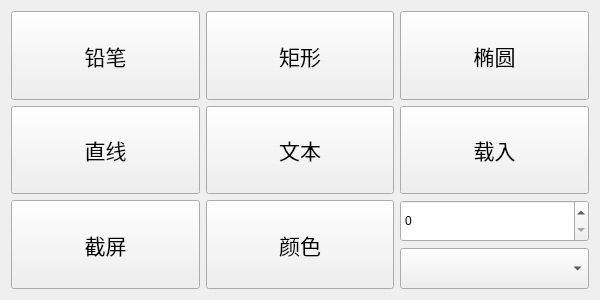
<?xml version="1.0" encoding="UTF-8"?>
<ui version="4.0">
 <class>SetBoard</class>
 <widget class="QWidget" name="SetBoard">
  <property name="geometry">
   <rect>
    <x>0</x>
    <y>0</y>
    <width>600</width>
    <height>300</height>
   </rect>
  </property>
  <property name="windowTitle">
   <string>画板设置</string>
  </property>
  <layout class="QGridLayout" name="gridLayout_2">
   <item row="0" column="0">
    <layout class="QGridLayout" name="gridLayout">
     <item row="0" column="1">
      <widget class="QPushButton" name="s2">
       <property name="sizePolicy">
        <sizepolicy hsizetype="Expanding" vsizetype="Expanding">
         <horstretch>0</horstretch>
         <verstretch>0</verstretch>
        </sizepolicy>
       </property>
       <property name="font">
        <font>
         <family>微软雅黑</family>
         <pointsize>16</pointsize>
        </font>
       </property>
       <property name="text">
        <string>矩形</string>
       </property>
       <property name="checkable">
        <bool>true</bool>
       </property>
       <property name="checked">
        <bool>false</bool>
       </property>
      </widget>
     </item>
     <item row="2" column="1">
      <widget class="QPushButton" name="s8">
       <property name="sizePolicy">
        <sizepolicy hsizetype="Expanding" vsizetype="Expanding">
         <horstretch>0</horstretch>
         <verstretch>0</verstretch>
        </sizepolicy>
       </property>
       <property name="font">
        <font>
         <family>微软雅黑</family>
         <pointsize>16</pointsize>
        </font>
       </property>
       <property name="text">
        <string>颜色</string>
       </property>
      </widget>
     </item>
     <item row="1" column="1">
      <widget class="QPushButton" name="s5">
       <property name="sizePolicy">
        <sizepolicy hsizetype="Expanding" vsizetype="Expanding">
         <horstretch>0</horstretch>
         <verstretch>0</verstretch>
        </sizepolicy>
       </property>
       <property name="font">
        <font>
         <family>微软雅黑</family>
         <pointsize>16</pointsize>
        </font>
       </property>
       <property name="text">
        <string>文本</string>
       </property>
       <property name="checkable">
        <bool>true</bool>
       </property>
       <property name="checked">
        <bool>false</bool>
       </property>
      </widget>
     </item>
     <item row="2" column="0">
      <widget class="QPushButton" name="s7">
       <property name="sizePolicy">
        <sizepolicy hsizetype="Expanding" vsizetype="Expanding">
         <horstretch>0</horstretch>
         <verstretch>0</verstretch>
        </sizepolicy>
       </property>
       <property name="font">
        <font>
         <family>微软雅黑</family>
         <pointsize>16</pointsize>
        </font>
       </property>
       <property name="text">
        <string>截屏</string>
       </property>
      </widget>
     </item>
     <item row="1" column="0">
      <widget class="QPushButton" name="s4">
       <property name="sizePolicy">
        <sizepolicy hsizetype="Expanding" vsizetype="Expanding">
         <horstretch>0</horstretch>
         <verstretch>0</verstretch>
        </sizepolicy>
       </property>
       <property name="font">
        <font>
         <family>微软雅黑</family>
         <pointsize>16</pointsize>
        </font>
       </property>
       <property name="text">
        <string>直线</string>
       </property>
       <property name="checkable">
        <bool>true</bool>
       </property>
       <property name="checked">
        <bool>false</bool>
       </property>
      </widget>
     </item>
     <item row="0" column="0">
      <widget class="QPushButton" name="s1">
       <property name="sizePolicy">
        <sizepolicy hsizetype="Expanding" vsizetype="Expanding">
         <horstretch>0</horstretch>
         <verstretch>0</verstretch>
        </sizepolicy>
       </property>
       <property name="font">
        <font>
         <family>微软雅黑</family>
         <pointsize>16</pointsize>
        </font>
       </property>
       <property name="text">
        <string>铅笔</string>
       </property>
       <property name="checkable">
        <bool>true</bool>
       </property>
       <property name="checked">
        <bool>false</bool>
       </property>
      </widget>
     </item>
     <item row="0" column="2">
      <widget class="QPushButton" name="s3">
       <property name="sizePolicy">
        <sizepolicy hsizetype="Expanding" vsizetype="Expanding">
         <horstretch>0</horstretch>
         <verstretch>0</verstretch>
        </sizepolicy>
       </property>
       <property name="font">
        <font>
         <family>微软雅黑</family>
         <pointsize>16</pointsize>
        </font>
       </property>
       <property name="text">
        <string>椭圆</string>
       </property>
       <property name="checkable">
        <bool>true</bool>
       </property>
       <property name="checked">
        <bool>false</bool>
       </property>
      </widget>
     </item>
     <item row="1" column="2">
      <widget class="QPushButton" name="s6">
       <property name="sizePolicy">
        <sizepolicy hsizetype="Expanding" vsizetype="Expanding">
         <horstretch>0</horstretch>
         <verstretch>0</verstretch>
        </sizepolicy>
       </property>
       <property name="font">
        <font>
         <family>微软雅黑</family>
         <pointsize>16</pointsize>
        </font>
       </property>
       <property name="text">
        <string>载入</string>
       </property>
      </widget>
     </item>
     <item row="2" column="2">
      <layout class="QVBoxLayout" name="verticalLayout">
       <item>
        <widget class="QSpinBox" name="s10">
         <property name="sizePolicy">
          <sizepolicy hsizetype="Expanding" vsizetype="Expanding">
           <horstretch>0</horstretch>
           <verstretch>0</verstretch>
          </sizepolicy>
         </property>
        </widget>
       </item>
       <item>
        <widget class="QComboBox" name="s9">
         <property name="sizePolicy">
          <sizepolicy hsizetype="Expanding" vsizetype="Expanding">
           <horstretch>0</horstretch>
           <verstretch>0</verstretch>
          </sizepolicy>
         </property>
        </widget>
       </item>
      </layout>
     </item>
    </layout>
   </item>
  </layout>
 </widget>
 <layoutdefault spacing="6" margin="11"/>
 <resources/>
 <connections>
  <connection>
   <sender>s1</sender>
   <signal>clicked()</signal>
   <receiver>SetBoard</receiver>
   <slot>setMode1()</slot>
   <hints>
    <hint type="sourcelabel">
     <x>135</x>
     <y>49</y>
    </hint>
    <hint type="destinationlabel">
     <x>58</x>
     <y>50</y>
    </hint>
   </hints>
  </connection>
  <connection>
   <sender>s2</sender>
   <signal>clicked()</signal>
   <receiver>SetBoard</receiver>
   <slot>setMode2()</slot>
   <hints>
    <hint type="sourcelabel">
     <x>266</x>
     <y>39</y>
    </hint>
    <hint type="destinationlabel">
     <x>232</x>
     <y>44</y>
    </hint>
   </hints>
  </connection>
  <connection>
   <sender>s3</sender>
   <signal>clicked()</signal>
   <receiver>SetBoard</receiver>
   <slot>setMode3()</slot>
   <hints>
    <hint type="sourcelabel">
     <x>412</x>
     <y>47</y>
    </hint>
    <hint type="destinationlabel">
     <x>371</x>
     <y>50</y>
    </hint>
   </hints>
  </connection>
  <connection>
   <sender>s4</sender>
   <signal>clicked()</signal>
   <receiver>SetBoard</receiver>
   <slot>setMode4()</slot>
   <hints>
    <hint type="sourcelabel">
     <x>142</x>
     <y>130</y>
    </hint>
    <hint type="destinationlabel">
     <x>72</x>
     <y>141</y>
    </hint>
   </hints>
  </connection>
  <connection>
   <sender>s5</sender>
   <signal>clicked()</signal>
   <receiver>SetBoard</receiver>
   <slot>setMode5()</slot>
   <hints>
    <hint type="sourcelabel">
     <x>267</x>
     <y>138</y>
    </hint>
    <hint type="destinationlabel">
     <x>234</x>
     <y>140</y>
    </hint>
   </hints>
  </connection>
  <connection>
   <sender>s6</sender>
   <signal>clicked()</signal>
   <receiver>SetBoard</receiver>
   <slot>setMode6()</slot>
   <hints>
    <hint type="sourcelabel">
     <x>409</x>
     <y>146</y>
    </hint>
    <hint type="destinationlabel">
     <x>387</x>
     <y>146</y>
    </hint>
   </hints>
  </connection>
  <connection>
   <sender>s7</sender>
   <signal>clicked()</signal>
   <receiver>SetBoard</receiver>
   <slot>setMode7()</slot>
   <hints>
    <hint type="sourcelabel">
     <x>117</x>
     <y>247</y>
    </hint>
    <hint type="destinationlabel">
     <x>88</x>
     <y>244</y>
    </hint>
   </hints>
  </connection>
  <connection>
   <sender>s9</sender>
   <signal>currentIndexChanged(int)</signal>
   <receiver>SetBoard</receiver>
   <slot>setMode9(int)</slot>
   <hints>
    <hint type="sourcelabel">
     <x>422</x>
     <y>219</y>
    </hint>
    <hint type="destinationlabel">
     <x>361</x>
     <y>221</y>
    </hint>
   </hints>
  </connection>
  <connection>
   <sender>s10</sender>
   <signal>valueChanged(int)</signal>
   <receiver>SetBoard</receiver>
   <slot>setMode10(int)</slot>
   <hints>
    <hint type="sourcelabel">
     <x>415</x>
     <y>266</y>
    </hint>
    <hint type="destinationlabel">
     <x>391</x>
     <y>266</y>
    </hint>
   </hints>
  </connection>
  <connection>
   <sender>s8</sender>
   <signal>clicked()</signal>
   <receiver>SetBoard</receiver>
   <slot>setMode8()</slot>
   <hints>
    <hint type="sourcelabel">
     <x>268</x>
     <y>247</y>
    </hint>
    <hint type="destinationlabel">
     <x>229</x>
     <y>252</y>
    </hint>
   </hints>
  </connection>
 </connections>
 <slots>
  <slot>setMode1()</slot>
  <slot>setMode2()</slot>
  <slot>setMode3()</slot>
  <slot>setMode4()</slot>
  <slot>setMode5()</slot>
  <slot>setMode6()</slot>
  <slot>setMode7()</slot>
  <slot>setMode8()</slot>
  <slot>setMode9(int)</slot>
  <slot>setMode10(int)</slot>
 </slots>
</ui>
